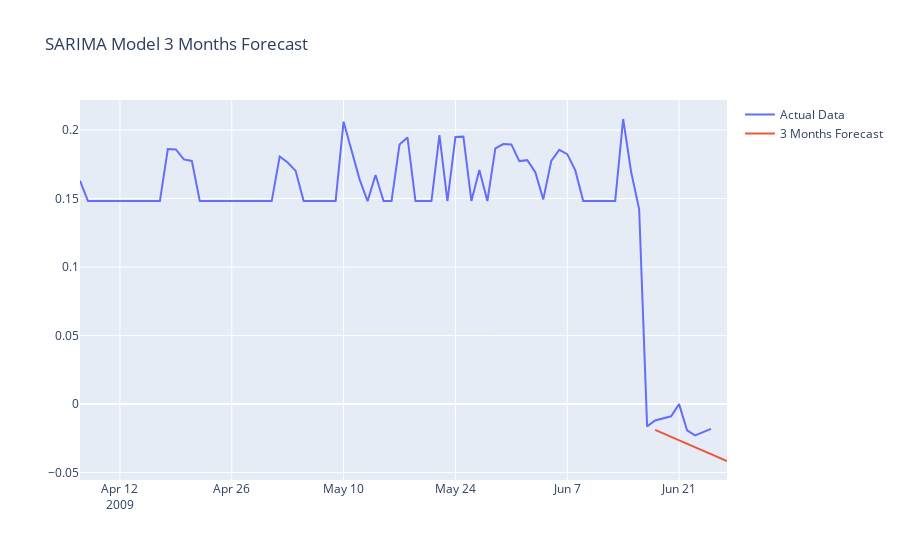

Notebook code for this chart:
### Code cell
# Create a plot for 3 Months Forecast
fig_3_months = go.Figure()

# Add actual data
fig_3_months.add_trace(go.Scatter(x=data.index, y=data['sentiment_score'], mode='lines', name='Actual Data'))

# Add 3-month forecast
fig_3_months.add_trace(go.Scatter(x=forecast_3_months.index, y=forecast_3_months, mode='lines', name='3 Months Forecast'))

# Update layout
fig_3_months.update_layout(title_text='SARIMA Model 3 Months Forecast', showlegend=True)

# Show interactive plot
fig_3_months.show()
